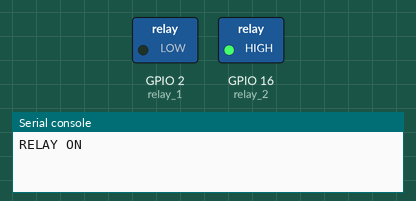
This program was run on a simulated ESP8266 board running MicroPython. Parts: switched loads named in the program (green lamp = pin HIGH), the last lines printed to the serial console.

Above: at 2.5 s.
At 7.5 s:
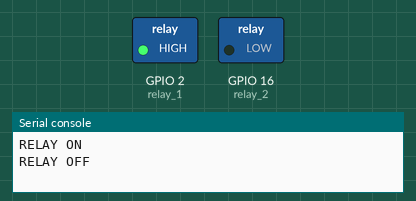
Timing chart, 0 to 13.0 s (numbered marks = the images above):
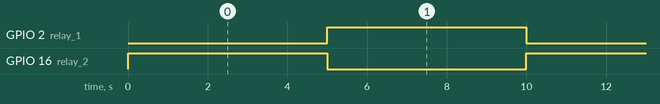

Measured:
- by itself, GPIO 2 (relay_1), GPIO 16 (relay_2): alternates HIGH for 5.0 s and LOW for 5.0 s

The program:

ESP8266_BasiONOFF_Relay.py
```python
# ESP8266 Basic ON-OFF Relay
# hs4qwc 6/2/2021


from machine import Pin
import time

RLPIN_1 = 2 #output pin GPIO 2
RLPIN_2 = 16 #output pin GPIO 0
relay_1 = Pin(RLPIN_1, Pin.OUT)
relay_2 = Pin(RLPIN_2, Pin.OUT) #output pin
ON = 0
OFF = 1

relay_1.value(OFF)# set defult OFF
relay_2.value(OFF)

def turn_on():
    relay_1.value(ON)
    relay_2.value(OFF)
    print("RELAY ON")

def trun_off():
    relay_1.value(OFF)
    relay_2.value(ON)
    print("RELAY OFF")

while True:
    turn_on()
    time.sleep(5)
    trun_off()
    time.sleep(5)
```
